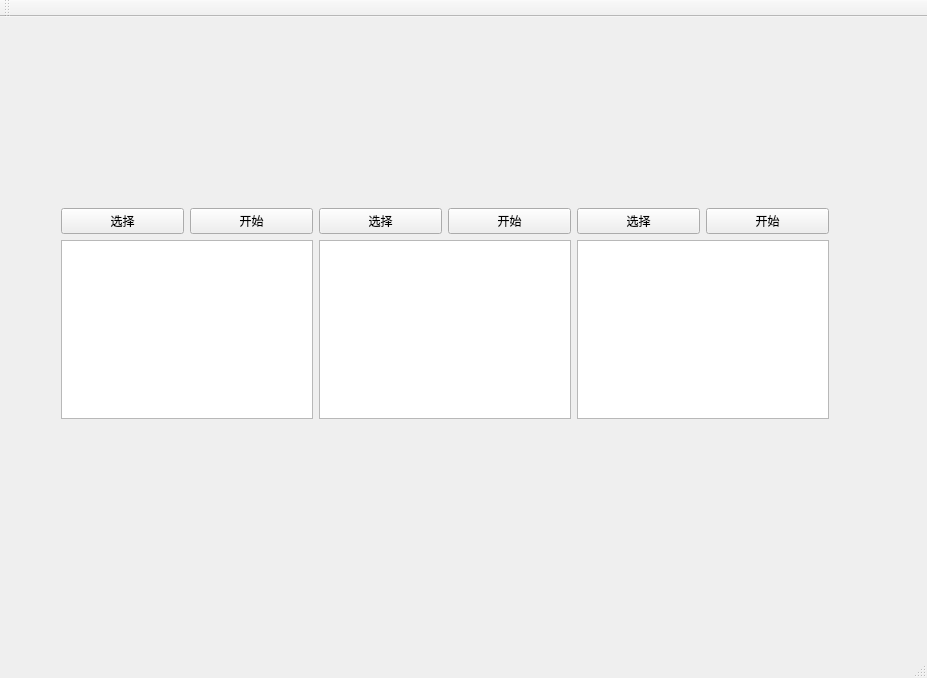
<?xml version="1.0" encoding="UTF-8"?>
<ui version="4.0">
 <class>MainWindow</class>
 <widget class="QMainWindow" name="MainWindow">
  <property name="geometry">
   <rect>
    <x>0</x>
    <y>0</y>
    <width>927</width>
    <height>678</height>
   </rect>
  </property>
  <property name="windowTitle">
   <string>MainWindow</string>
  </property>
  <widget class="QWidget" name="centralWidget">
   <widget class="QWidget" name="">
    <property name="geometry">
     <rect>
      <x>50</x>
      <y>180</y>
      <width>790</width>
      <height>233</height>
     </rect>
    </property>
    <layout class="QHBoxLayout" name="horizontalLayout_4">
     <item>
      <layout class="QVBoxLayout" name="verticalLayout">
       <item>
        <layout class="QHBoxLayout" name="horizontalLayout">
         <item>
          <widget class="QPushButton" name="pushButton">
           <property name="text">
            <string>选择</string>
           </property>
          </widget>
         </item>
         <item>
          <widget class="QPushButton" name="pushButton_2">
           <property name="text">
            <string>开始</string>
           </property>
          </widget>
         </item>
        </layout>
       </item>
       <item>
        <widget class="QTextEdit" name="textEdit"/>
       </item>
      </layout>
     </item>
     <item>
      <layout class="QVBoxLayout" name="verticalLayout_2">
       <item>
        <layout class="QHBoxLayout" name="horizontalLayout_2">
         <item>
          <widget class="QPushButton" name="pushButton_3">
           <property name="text">
            <string>选择</string>
           </property>
          </widget>
         </item>
         <item>
          <widget class="QPushButton" name="pushButton_4">
           <property name="text">
            <string>开始</string>
           </property>
          </widget>
         </item>
        </layout>
       </item>
       <item>
        <widget class="QTextEdit" name="textEdit_2"/>
       </item>
      </layout>
     </item>
     <item>
      <layout class="QVBoxLayout" name="verticalLayout_3">
       <item>
        <layout class="QHBoxLayout" name="horizontalLayout_3">
         <item>
          <widget class="QPushButton" name="pushButton_5">
           <property name="text">
            <string>选择</string>
           </property>
          </widget>
         </item>
         <item>
          <widget class="QPushButton" name="pushButton_6">
           <property name="text">
            <string>开始</string>
           </property>
          </widget>
         </item>
        </layout>
       </item>
       <item>
        <widget class="QTextEdit" name="textEdit_3"/>
       </item>
      </layout>
     </item>
    </layout>
   </widget>
  </widget>
  <widget class="QMenuBar" name="menuBar">
   <property name="geometry">
    <rect>
     <x>0</x>
     <y>0</y>
     <width>927</width>
     <height>26</height>
    </rect>
   </property>
  </widget>
  <widget class="QToolBar" name="mainToolBar">
   <attribute name="toolBarArea">
    <enum>TopToolBarArea</enum>
   </attribute>
   <attribute name="toolBarBreak">
    <bool>false</bool>
   </attribute>
  </widget>
  <widget class="QStatusBar" name="statusBar"/>
 </widget>
 <layoutdefault spacing="6" margin="11"/>
 <resources/>
 <connections/>
</ui>
